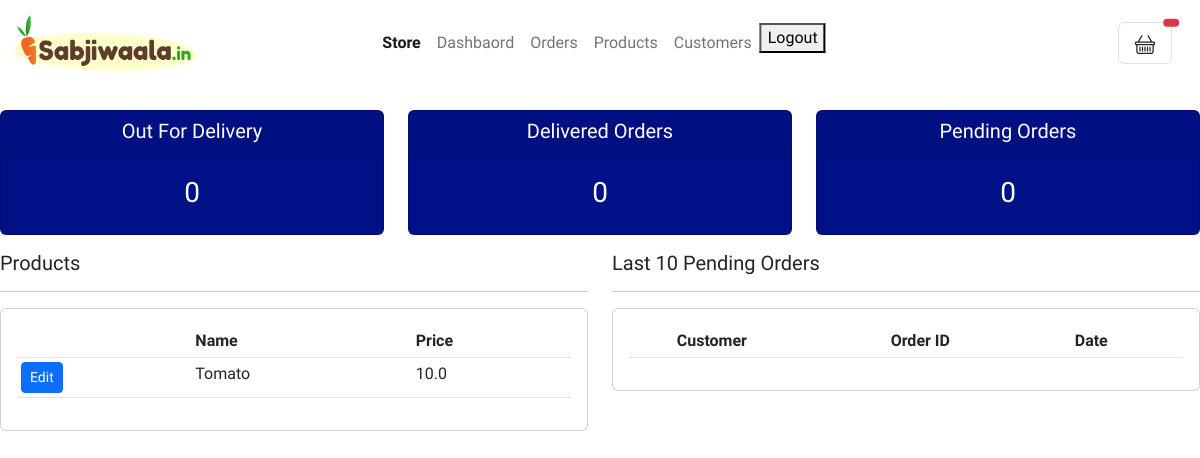
Page /dashboard/ (signed in) on the earlier database version.
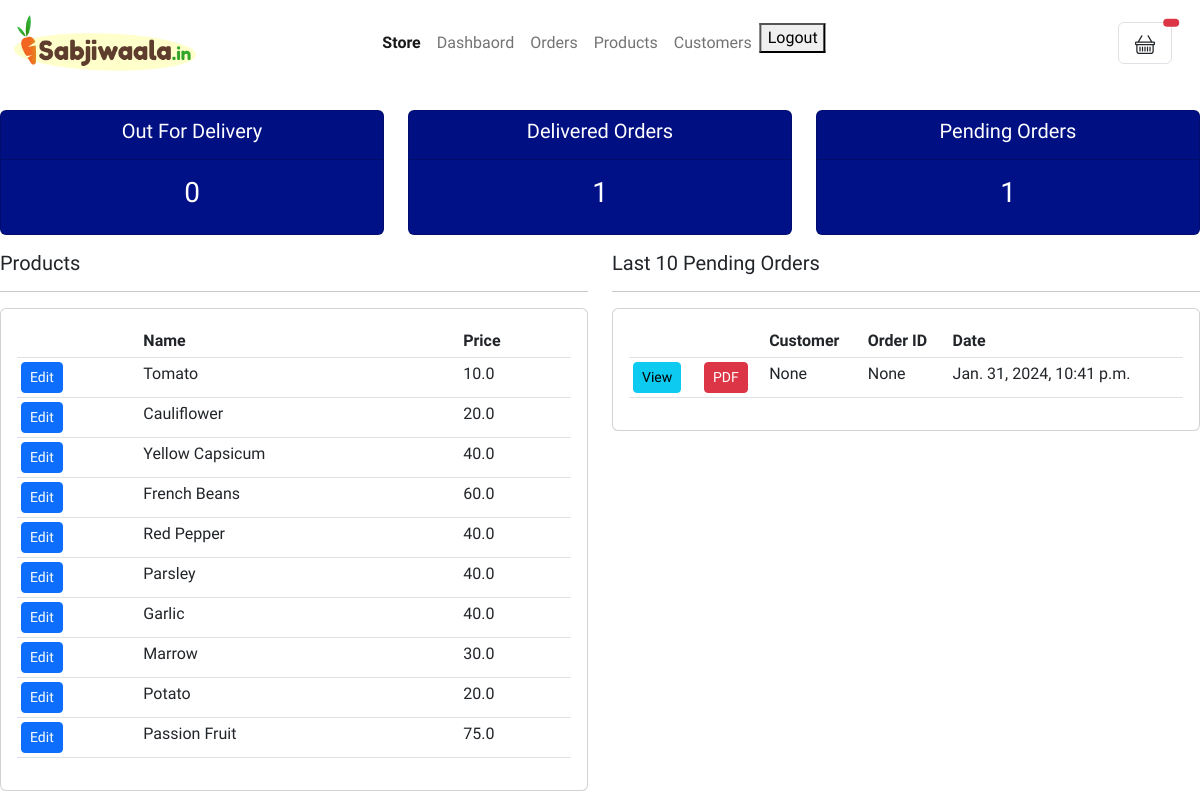
Same page on the later database version.
### main/models.py (models this page shows, shortened)
class Product(models.Model):
    CATEGORY = (
        ("Fruit","Fruit"),
        ("Vegetable","Vegetable"),
    )
    name = models.CharField(max_length=200, null=True)
    market_price = models.FloatField(null=True)
    shop_price = models.FloatField(null=True)
    category = models.CharField(max_length=200, null=True, choices=CATEGORY)
    date_created = models.DateTimeField(auto_now_add=True, null=True)
    pic = models.ImageField(upload_to='products',default = 'default.png', null=True,blank=True)
    tag = models.ManyToManyField(Tag,blank=True)
    visibilty = models.BooleanField(default=True,blank=True,null=True)
    class Meta:
        ordering = ['date_created']

class Order(models.Model):
    STATUS = (
        ("Pending","Pending"),
        ("Out For Delivery","Out For Delivery"),
        ("Delivered","Delivered"),
    )
    customer =  models.ForeignKey(Customer,blank=True, null=True, on_delete= models.SET_NULL)
    date_created = models.DateTimeField(auto_now_add=True)
    complete = models.BooleanField(default=False,null=True,blank=True)
    status = models.CharField(max_length=20,choices=STATUS,null=True)
    transaction_id = models.CharField(max_length=200,null=True)
    class Meta:
        ordering = ['-date_created']

### main/views.py (the view)
# urls.py: path('dashboard/',views.dashboard, name = 'dashboard'),
@login_required
def dashboard(request):
    template_name = 'main/dashboard.html'
    orders = Order.objects.all().order_by('-date_created').filter(status = 'Pending')[:10]
    orders_all = Order.objects.all()
    products = Product.objects.all().order_by('date_created')
    total_orders = orders_all.count()
    ofd = orders_all.filter(status='Out For Delivery').count()
    delivered = orders_all.filter(status='Delivered').count()
    pending = orders_all.filter(status='Pending').count()
    customers = Customer.objects.all()
    context = {
        "customers":customers,
        "orders":orders,
        "total_orders":total_orders,
        "delivered":delivered,
        "ofd":ofd,
        "pending":pending,
        "products":products,
    }
    return render(request,template_name,context)

### main/templates/main/dashboard.html (shortened to what this page needs)
{% extends 'main/main.html' %}
{%block content%}
<br>
<div class="row">
<div class="col">
    <div class="col-md">
        <div class="card text-center text-white mb-3" id="total-orders">
            <div class="card-header">
                <a href="/orders/?status=Out+For+Delivery"><h5 class="card-title">Out For Delivery</h5></a>
            </div>
            <div class="card-body">
                <h3 class="card-title">{{ofd}} </h3>
            </div>
        </div>
    </div>
</div>
<div class="col">
    <div class="col-md">
        <div class="card text-center text-white mb-3" id="orders-delivered">
            <div class="card-header">
               <a href="/orders/?status=Delievred"><h5 class="card-title">Delivered Orders</h5></a>
            </div>
            <div class="card-body">
                <h3 class="card-title">{{delivered}}</h3>
            </div>
        </div>
    </div>
</div>
<div class="col">
    <div class="col-md">
        <div class="card text-center text-white mb-3" id="orders-pending">
            <div class="card-header">
                <a href="/orders/?status=Pending"><h5 class="card-title">Pending Orders</h5></a>
            </div>
            <div class="card-body">
                <h3 class="card-title">{{pending}}</h3>
            </div>
        </div>
    </div>
</div>
</div>
<div class="row">
    <div class="col col-md5">
        <h5>Products</h5>
        <hr>
        <div class="card card-body">
            <table class="table table-sm">
                <tr>
                    <th></th>
                    <th>Name</th>
                    <th>Price</th>
                </tr>
                {%for product in products %}
                <tr>
                    <td><a class = 'btn btn-sm btn-primary' href="{%url 'main:product_update' product.id %}">Edit</a></td>
                    <td>{{product.name}}</td>
                    <td>{{product.shop_price}}</td>
                </tr>
                {%endfor%}
            </table>
        </div>
    </div>
    <div class="col col-md 7">
        <h5>Last 10 Pending Orders</h5>
        <hr>
        <div class="card card-body">
            <table class="table table-sm">
                <tr>
                    <th></th>
                    <th></th>
                    <th>Customer</th>
                    <th>Order ID</th>
                    <th>Date</th>
                </tr>
                {%for order in orders %}
                <tr>
                    <td><a class = 'btn btn-sm btn-info' href="{% url 'main:order_items' order.id %} ">View</a></td>
                    <td><a class = 'btn btn-sm btn-danger' href="{% url 'main:pdf' order.id %} ">PDF</a></td>
                    <td> {{order.customer}} </td>
                    <td> {{order.transaction_id}} </td>
                    <td> {{order.date_created}}</td>
                </tr>
                {%endfor%}
            </table>
        </div>
    </div>
</div>
{%endblock%}

Differences in the rows shown:
added Product: name "Cauliflower", shop_price "20.0"
added Product: name "Yellow Capsicum", shop_price "40.0"
added Product: name "French Beans", shop_price "60.0"
added Product: name "Red Pepper", shop_price "40.0"
added Product: name "Parsley", shop_price "40.0"
added Product: name "Garlic", shop_price "40.0"
added Product: name "Marrow", shop_price "30.0"
added Product: name "Potato", shop_price "20.0"
added Product: name "Passion Fruit", shop_price "75.0"
added Order: customer "None", transaction_id "None", date_created "Jan. 31, 2024, 10:41 p.m."
Other differences:
{{ delivered }}: "0" → "1"
{{ pending }}: "0" → "1"
